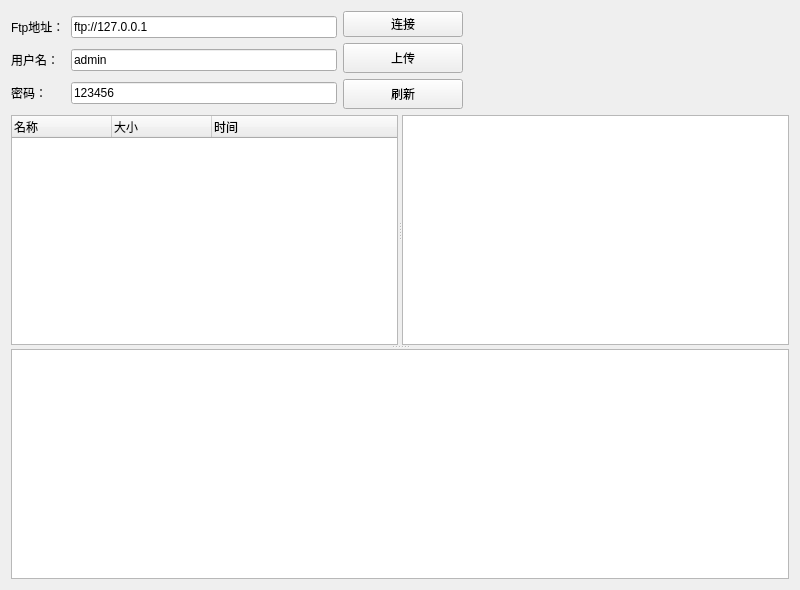
<?xml version="1.0" encoding="UTF-8"?>
<ui version="4.0">
 <class>FtpDownload</class>
 <widget class="QWidget" name="FtpDownload">
  <property name="geometry">
   <rect>
    <x>0</x>
    <y>0</y>
    <width>800</width>
    <height>590</height>
   </rect>
  </property>
  <property name="windowTitle">
   <string>PanelDocument</string>
  </property>
  <layout class="QVBoxLayout" name="verticalLayout_2">
   <item>
    <layout class="QHBoxLayout" name="horizontalLayout">
     <item>
      <layout class="QGridLayout" name="gridLayout">
       <item row="0" column="0">
        <widget class="QLabel" name="label">
         <property name="text">
          <string>Ftp地址：</string>
         </property>
        </widget>
       </item>
       <item row="0" column="1">
        <widget class="QLineEdit" name="lineEditIp">
         <property name="text">
          <string>ftp://127.0.0.1</string>
         </property>
        </widget>
       </item>
       <item row="1" column="0">
        <widget class="QLabel" name="label_2">
         <property name="text">
          <string>用户名：</string>
         </property>
        </widget>
       </item>
       <item row="1" column="1">
        <widget class="QLineEdit" name="lineEditUser">
         <property name="text">
          <string>admin</string>
         </property>
        </widget>
       </item>
       <item row="2" column="0">
        <widget class="QLabel" name="label_3">
         <property name="text">
          <string>密码：</string>
         </property>
        </widget>
       </item>
       <item row="2" column="1">
        <widget class="QLineEdit" name="lineEditPassw">
         <property name="text">
          <string>123456</string>
         </property>
        </widget>
       </item>
      </layout>
     </item>
     <item>
      <layout class="QVBoxLayout" name="verticalLayout">
       <item>
        <widget class="QPushButton" name="pushButtonOpen">
         <property name="text">
          <string>连接</string>
         </property>
        </widget>
       </item>
       <item>
        <widget class="QPushButton" name="pushButtonUp">
         <property name="minimumSize">
          <size>
           <width>120</width>
           <height>30</height>
          </size>
         </property>
         <property name="text">
          <string>上传</string>
         </property>
        </widget>
       </item>
       <item>
        <widget class="QPushButton" name="pushButtonUpdate">
         <property name="minimumSize">
          <size>
           <width>120</width>
           <height>30</height>
          </size>
         </property>
         <property name="text">
          <string>刷新</string>
         </property>
        </widget>
       </item>
      </layout>
     </item>
     <item>
      <spacer name="horizontalSpacer">
       <property name="orientation">
        <enum>Qt::Horizontal</enum>
       </property>
       <property name="sizeHint" stdset="0">
        <size>
         <width>40</width>
         <height>20</height>
        </size>
       </property>
      </spacer>
     </item>
    </layout>
   </item>
   <item>
    <widget class="QSplitter" name="splitter_2">
     <property name="orientation">
      <enum>Qt::Vertical</enum>
     </property>
     <widget class="QSplitter" name="splitter">
      <property name="orientation">
       <enum>Qt::Horizontal</enum>
      </property>
      <widget class="QTreeWidget" name="treeWidget">
       <property name="columnCount">
        <number>3</number>
       </property>
       <column>
        <property name="text">
         <string>名称</string>
        </property>
       </column>
       <column>
        <property name="text">
         <string>大小</string>
        </property>
       </column>
       <column>
        <property name="text">
         <string>时间</string>
        </property>
       </column>
      </widget>
      <widget class="QTreeView" name="treeViewDownload"/>
     </widget>
     <widget class="QTextEdit" name="textEdit">
      <property name="enabled">
       <bool>true</bool>
      </property>
      <property name="readOnly">
       <bool>true</bool>
      </property>
     </widget>
    </widget>
   </item>
  </layout>
 </widget>
 <layoutdefault spacing="6" margin="11"/>
 <resources/>
 <connections/>
</ui>
